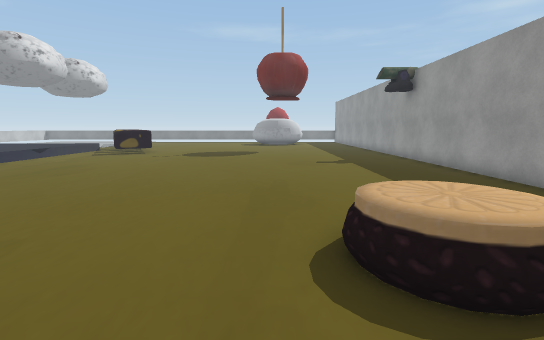
view 1 (above)

16 first-person views from a walk through a scene from a Unity 3-D project. The camera is 1.5 m above the floor, tilts 8° down and sees 85° across. The floor is counted in squares, 1 m on a side. Each view is taken from the middle of a square. On the plan, view 1 faces up. The plan holds only what a view shows up to about 15 squares ahead; the rest is blank. The place goes on beyond the plan. Some surface patterns are stand-ins.

view 2
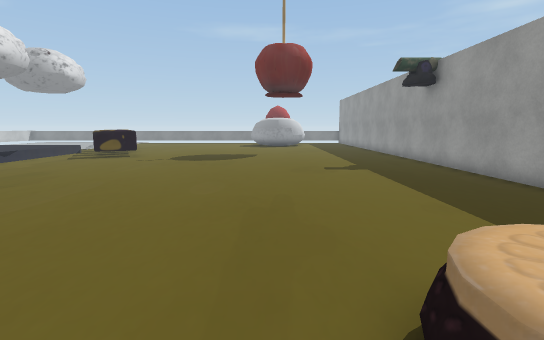

view 3
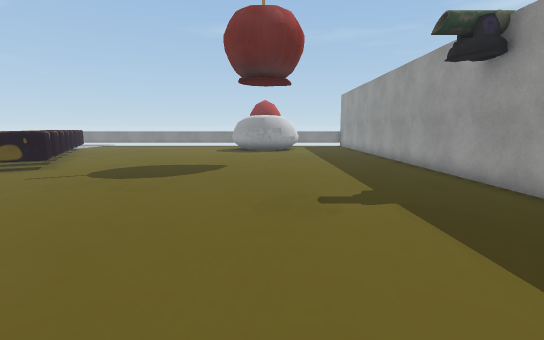

view 4
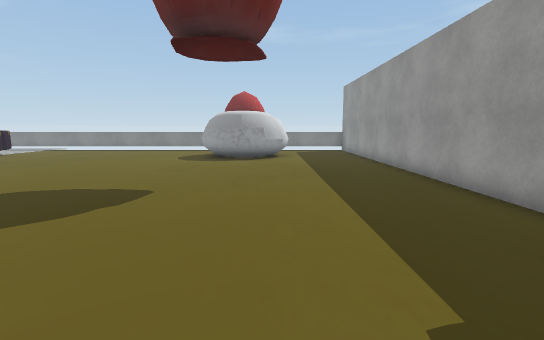

view 5
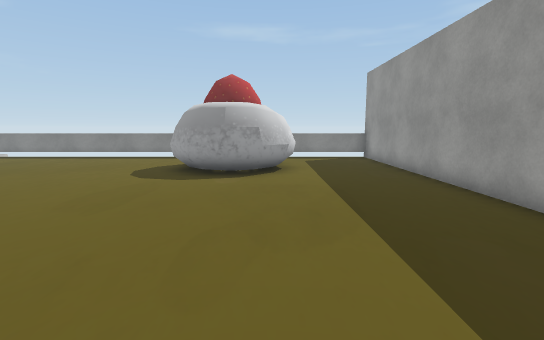

view 6
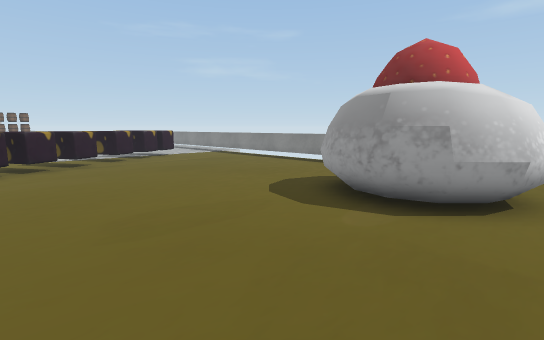

view 7
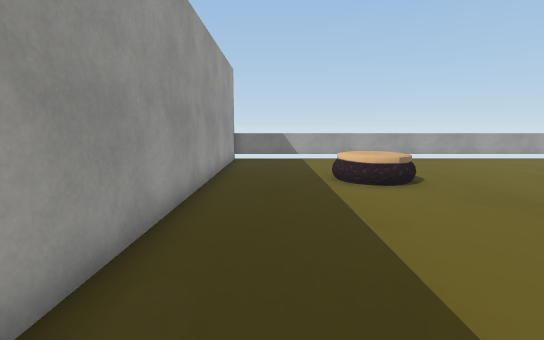

view 8
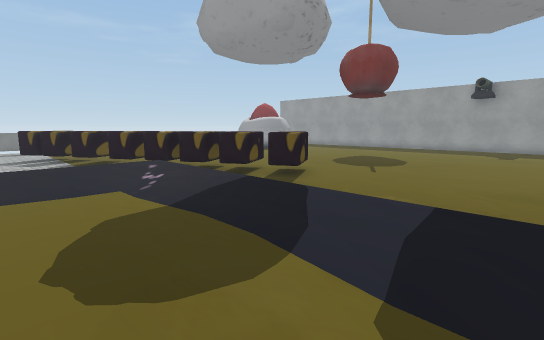

view 9
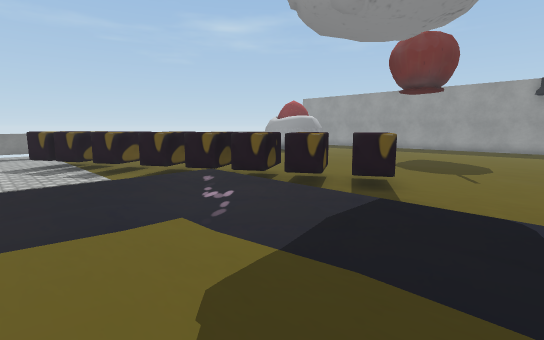

view 10
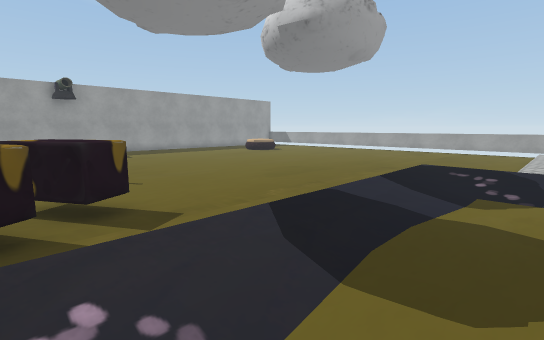

view 11
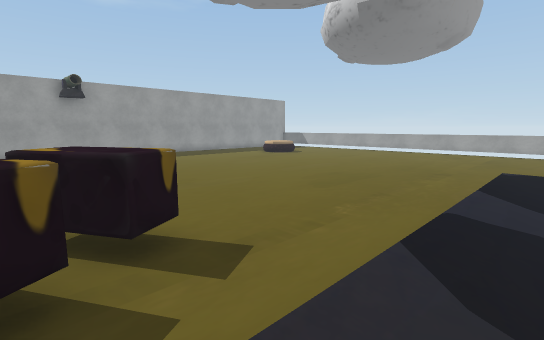

view 12
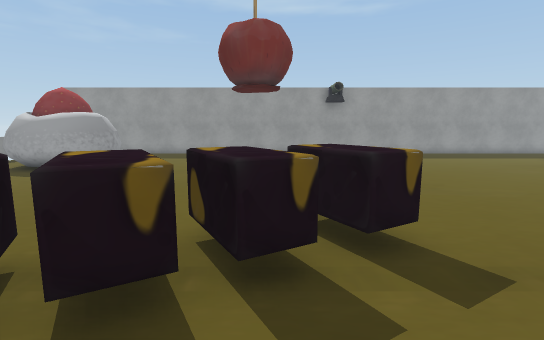

view 13
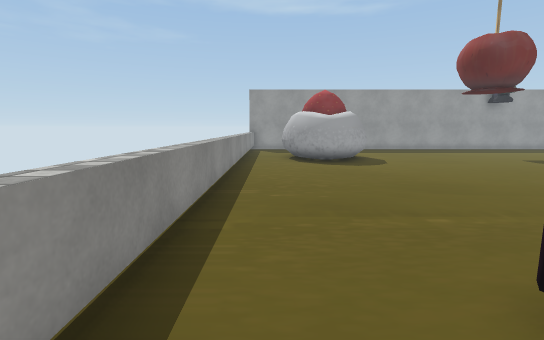

view 14
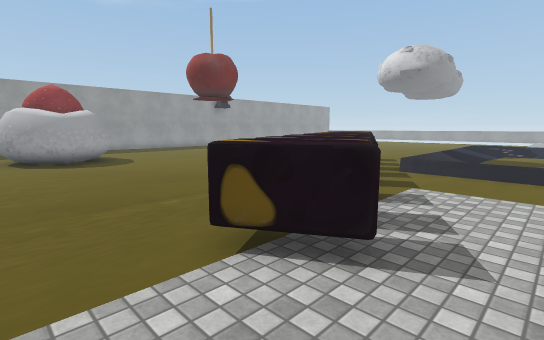

view 15
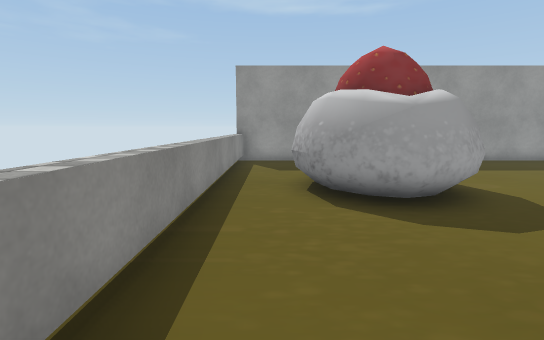

view 16
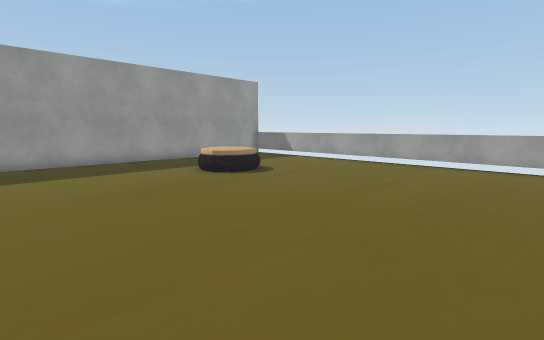

### Floor plan
Key: @ floor where view 1 was taken; # wall or solid block; . floor; / step, stairs or slope; = window, fence, low wall or low ledge; O other object.
Columns run from 16 left of view 1 to 7 right of it. Each row starts with its distance up from view 1.
 33   ###############      #
 32  ======================#
 31 .......................#
 30  ..............OOO ....#
 29 ...O..........OOO   ...#
 28 ..OO..........OOOOOO...#
 27 ..OOO..........OOOO....#
 26 ...OOO..........OO.....#
 25 ...OO..................#
 24 ....OOO................#
 23 ....OOO................#
 22 .....OO................#
 21 .....OOO...............#
 20 /////.OOO..............#
 19 /////.OOO..............#
 18 ...//..OOO.............#
 17 ...//..OO..............#
 16 ...//..................#
 15 ...//..................#
 14 ...//..................#
 13 ...//..................#
 12  ..//..................#
 11 ...//..................#
 10  ////..................#
  9  ////..................#
  8      ..................#
  7      ..................#
  6      ..................#
  5   /....................#
  4   /..............OOO...#
  3   /..............OOO...#
  2   /..... .........O....#
  1   /....  ..............#
  0   /...   .......@......#
 -1          ..............#
 -2          ..............#
 -3         ===============#

Where each view was taken, in squares from view 1:
view 1: 0 up, 0 right, facing up
view 2: 2 up, 0 right, facing up
view 3: 7 up, 1 right, facing up
view 4: 12 up, 2 right, facing up
view 5: 17 up, 2 right, facing up
view 6: 21 up, 3 right, facing up-left
view 7: 12 up, 5 right, facing down
view 8: 11 up, 16 left, facing up-right
view 9: 14 up, 16 left, facing up-right
view 10: 19 up, 15 left, facing down-right
view 11: 19 up, 13 left, facing down-right
view 12: 19 up, 13 left, facing right
view 13: 31 up, 15 left, facing right
view 14: 31 up, 16 left, facing down-right
view 15: 31 up, 7 left, facing right
view 16: 10 up, 7 left, facing down-right
